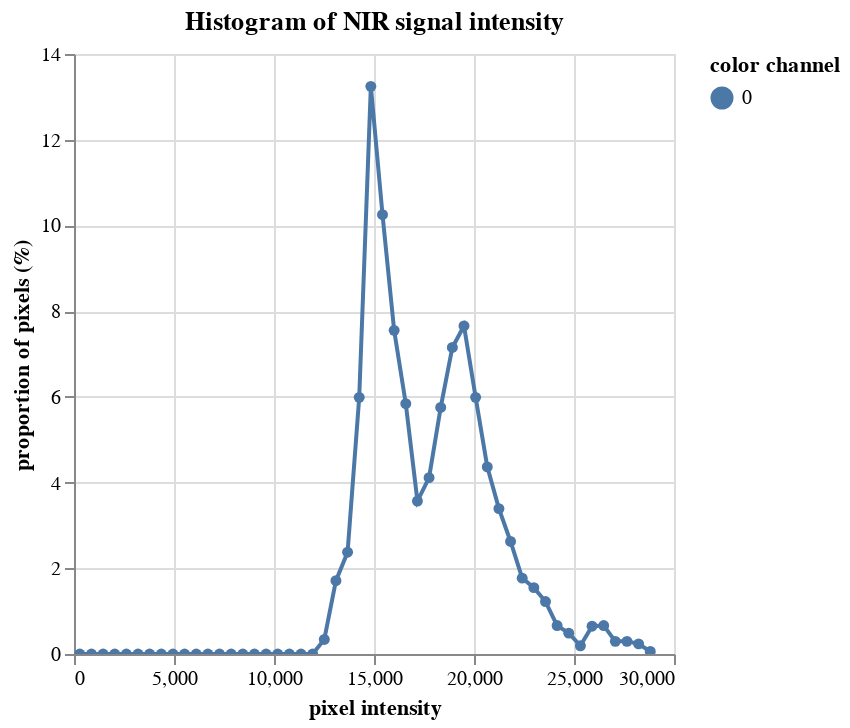

The notebook cell saved with this chart:
### Code cell
# Make a histogram visualization

nir_hist = pcv.visualize.histogram(img=nir, mask=img_warped, lower_bound=0, upper_bound=None, bins=50, title="Histogram of NIR signal intensity")

### Figure 1 — Vega-Lite specification as saved in the notebook (floating-point values rounded to 4 significant figures)
{"config": {"view": {"continuousWidth": 300, "continuousHeight": 300}}, "data": {"name": "data-a299b6e376ee7e8f74bdc30c39a5fb0f"}, "mark": {"type": "line", "point": true}, "encoding": {"color": {"field": "color channel", "type": "nominal"}, "tooltip": [{"field": "pixel intensity", "type": "quantitative"}, {"field": "proportion of pixels (%)", "type": "quantitative"}], "x": {"field": "pixel intensity", "type": "quantitative"}, "y": {"field": "proportion of pixels (%)", "type": "quantitative"}}, "params": [{"name": "param_12", "select": {"type": "interval", "encodings": ["x", "y"]}, "bind": "scales"}], "title": "Histogram of NIR signal intensity", "$schema": "https://vega.github.io/schema/vega-lite/v5.20.1.json", "datasets": {"data-a299b6e376ee7e8f74bdc30c39a5fb0f": [{"pixel intensity": 291.0, "proportion of pixels (%)": 0.0, "hist_count": 0, "color channel": "0"}, {"pixel intensity": 873.1, "proportion of pixels (%)": 0.0, "hist_count": 0, "color channel": "0"}, {"pixel intensity": 1455.0, "proportion of pixels (%)": 0.0, "hist_count": 0, "color channel": "0"}, {"pixel intensity": 2037.0, "proportion of pixels (%)": 0.0, "hist_count": 0, "color channel": "0"}, {"pixel intensity": 2619.0, "proportion of pixels (%)": 0.0, "hist_count": 0, "color channel": "0"}, {"pixel intensity": 3201.0, "proportion of pixels (%)": 0.0, "hist_count": 0, "color channel": "0"}, {"pixel intensity": 3784.0, "proportion of pixels (%)": 0.0, "hist_count": 0, "color channel": "0"}, {"pixel intensity": 4366.0, "proportion of pixels (%)": 0.0, "hist_count": 0, "color channel": "0"}, {"pixel intensity": 4948.0, "proportion of pixels (%)": 0.0, "hist_count": 0, "color channel": "0"}, {"pixel intensity": 5530.0, "proportion of pixels (%)": 0.0, "hist_count": 0, "color channel": "0"}, {"pixel intensity": 6112.0, "proportion of pixels (%)": 0.0, "hist_count": 0, "color channel": "0"}, {"pixel intensity": 6694.0, "proportion of pixels (%)": 0.0, "hist_count": 0, "color channel": "0"}, {"pixel intensity": 7276.0, "proportion of pixels (%)": 0.0, "hist_count": 0, "color channel": "0"}, {"pixel intensity": 7858.0, "proportion of pixels (%)": 0.0, "hist_count": 0, "color channel": "0"}, {"pixel intensity": 8440.0, "proportion of pixels (%)": 0.0, "hist_count": 0, "color channel": "0"}, {"pixel intensity": 9022.0, "proportion of pixels (%)": 0.0, "hist_count": 0, "color channel": "0"}, {"pixel intensity": 9604.0, "proportion of pixels (%)": 0.0, "hist_count": 0, "color channel": "0"}, {"pixel intensity": 10190.0, "proportion of pixels (%)": 0.0, "hist_count": 0, "color channel": "0"}, {"pixel intensity": 10770.0, "proportion of pixels (%)": 0.0, "hist_count": 0, "color channel": "0"}, {"pixel intensity": 11350.0, "proportion of pixels (%)": 0.0, "hist_count": 0, "color channel": "0"}, {"pixel intensity": 11930.0, "proportion of pixels (%)": 0.0, "hist_count": 0, "color channel": "0"}, {"pixel intensity": 12510.0, "proportion of pixels (%)": 0.3392, "hist_count": 23, "color channel": "0"}, {"pixel intensity": 13100.0, "proportion of pixels (%)": 1.711, "hist_count": 116, "color channel": "0"}, {"pixel intensity": 13680.0, "proportion of pixels (%)": 2.375, "hist_count": 161, "color channel": "0"}, {"pixel intensity": 14260.0, "proportion of pixels (%)": 5.988, "hist_count": 406, "color channel": "0"}, {"pixel intensity": 14840.0, "proportion of pixels (%)": 13.24, "hist_count": 898, "color channel": "0"}, {"pixel intensity": 15430.0, "proportion of pixels (%)": 10.25, "hist_count": 695, "color channel": "0"}, {"pixel intensity": 16010.0, "proportion of pixels (%)": 7.552, "hist_count": 512, "color channel": "0"}, {"pixel intensity": 16590.0, "proportion of pixels (%)": 5.841, "hist_count": 396, "color channel": "0"}, {"pixel intensity": 17170.0, "proportion of pixels (%)": 3.569, "hist_count": 242, "color channel": "0"}, {"pixel intensity": 17750.0, "proportion of pixels (%)": 4.115, "hist_count": 279, "color channel": "0"}, {"pixel intensity": 18340.0, "proportion of pixels (%)": 5.752, "hist_count": 390, "color channel": "0"}, {"pixel intensity": 18920.0, "proportion of pixels (%)": 7.153, "hist_count": 485, "color channel": "0"}, {"pixel intensity": 19500.0, "proportion of pixels (%)": 7.655, "hist_count": 519, "color channel": "0"}, {"pixel intensity": 20080.0, "proportion of pixels (%)": 5.988, "hist_count": 406, "color channel": "0"}, {"pixel intensity": 20660.0, "proportion of pixels (%)": 4.366, "hist_count": 296, "color channel": "0"}, {"pixel intensity": 21250.0, "proportion of pixels (%)": 3.392, "hist_count": 230, "color channel": "0"}, {"pixel intensity": 21830.0, "proportion of pixels (%)": 2.625, "hist_count": 178, "color channel": "0"}, {"pixel intensity": 22410.0, "proportion of pixels (%)": 1.77, "hist_count": 120, "color channel": "0"}, {"pixel intensity": 22990.0, "proportion of pixels (%)": 1.549, "hist_count": 105, "color channel": "0"}, {"pixel intensity": 23570.0, "proportion of pixels (%)": 1.224, "hist_count": 83, "color channel": "0"}, {"pixel intensity": 24160.0, "proportion of pixels (%)": 0.6637, "hist_count": 45, "color channel": "0"}, {"pixel intensity": 24740.0, "proportion of pixels (%)": 0.4867, "hist_count": 33, "color channel": "0"}, {"pixel intensity": 25320.0, "proportion of pixels (%)": 0.1917, "hist_count": 13, "color channel": "0"}, {"pixel intensity": 25900.0, "proportion of pixels (%)": 0.649, "hist_count": 44, "color channel": "0"}, {"pixel intensity": 26480.0, "proportion of pixels (%)": 0.6637, "hist_count": 45, "color channel": "0"}, {"pixel intensity": 27070.0, "proportion of pixels (%)": 0.295, "hist_count": 20, "color channel": "0"}, {"pixel intensity": 27650.0, "proportion of pixels (%)": 0.295, "hist_count": 20, "color channel": "0"}, {"pixel intensity": 28230.0, "proportion of pixels (%)": 0.236, "hist_count": 16, "color channel": "0"}, {"pixel intensity": 28810.0, "proportion of pixels (%)": 0.059, "hist_count": 4, "color channel": "0"}]}}
